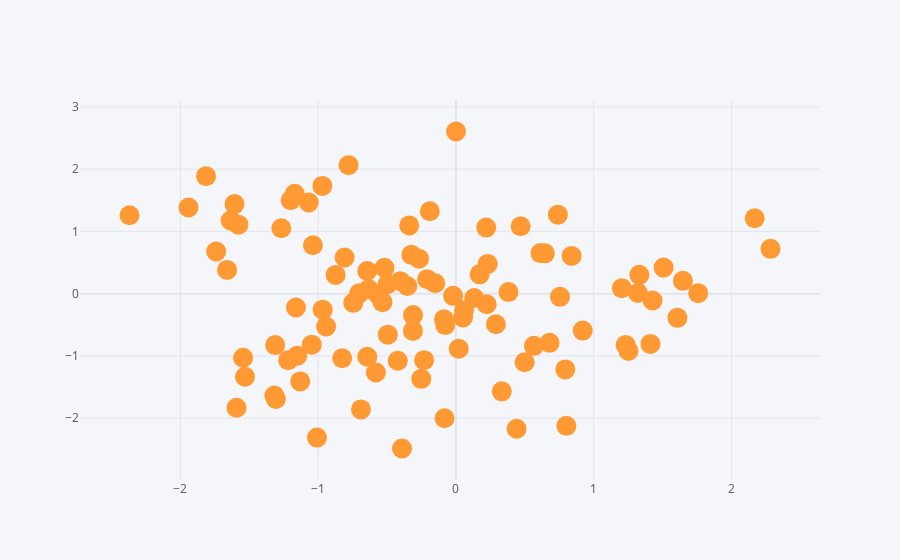

This figure's notebook cell:
### Code cell
df.iplot(kind='scatter', x='A',y='B',mode='markers',size=20)
